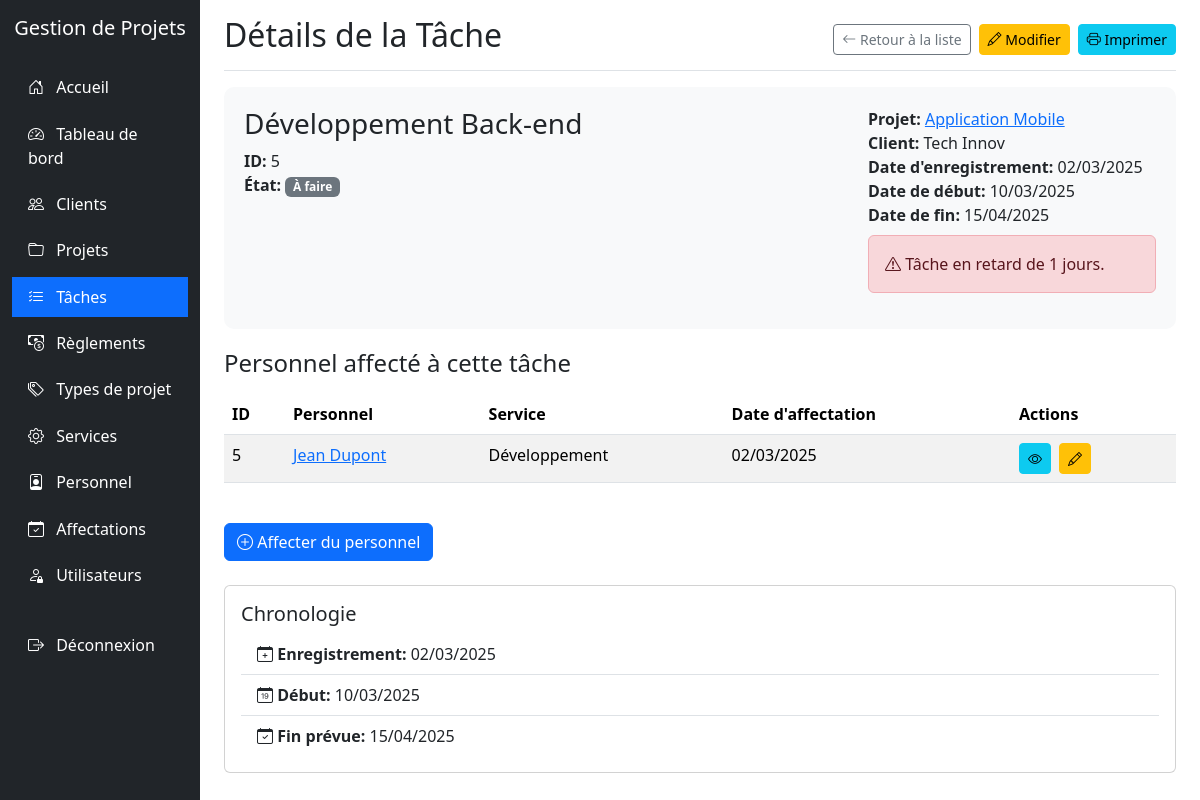
The page /taches/view.php?id=5 (signed in) on the database its author committed.
### tables this page shows
CREATE TABLE IF NOT EXISTS `tache` (
  `IdTache` int NOT NULL AUTO_INCREMENT,
  `LibelleTache` varchar(255) NOT NULL,
  `DateEnregTache` date DEFAULT NULL,
  `DateDebutTache` date DEFAULT NULL,
  `DateFinTache` date DEFAULT NULL,
  `EtatTache` int DEFAULT NULL,
  `IdProjet` int DEFAULT NULL,
  PRIMARY KEY (`IdTache`),
  KEY `IdProjet` (`IdProjet`),
  CONSTRAINT `tache_ibfk_1` FOREIGN KEY (`IdProjet`) REFERENCES `projet` (`IdProjet`)
);

CREATE TABLE IF NOT EXISTS `projet` (
  `IdProjet` int NOT NULL AUTO_INCREMENT,
  `TitreProjet` varchar(255) NOT NULL,
  `DescriptionProjet` varchar(255) DEFAULT NULL,
  `CoutProjet` int DEFAULT NULL,
  `DateDebutProjet` date DEFAULT NULL,
  `DateFinProjet` date DEFAULT NULL,
  `EtatProjet` int DEFAULT NULL,
  `IdClient` int DEFAULT NULL,
  `IdTypeProjet` int DEFAULT NULL,
  PRIMARY KEY (`IdProjet`),
  KEY `IdClient` (`IdClient`),
  KEY `IdTypeProjet` (`IdTypeProjet`),
  CONSTRAINT `projet_ibfk_1` FOREIGN KEY (`IdClient`) REFERENCES `client` (`IdClient`),
  CONSTRAINT `projet_ibfk_2` FOREIGN KEY (`IdTypeProjet`) REFERENCES `typeprojet` (`IdTypeProjet`)
);

CREATE TABLE IF NOT EXISTS `client` (
  `IdClient` int NOT NULL AUTO_INCREMENT,
  `NomClient` varchar(255) NOT NULL,
  `AdresseClient` varchar(255) DEFAULT NULL,
  `EmailClient` varchar(255) DEFAULT NULL,
  `TelClient` varchar(255) DEFAULT NULL,
  PRIMARY KEY (`IdClient`)
);

CREATE TABLE IF NOT EXISTS `affectation` (
  `IdAffectation` int NOT NULL AUTO_INCREMENT,
  `DateAffectation` date DEFAULT NULL,
  `HeureAffectation` time DEFAULT NULL,
  `FonctionAffectation` varchar(255) DEFAULT NULL,
  `MatriculePersonnel` varchar(255) DEFAULT NULL,
  `IdTache` int DEFAULT NULL,
  PRIMARY KEY (`IdAffectation`),
  KEY `MatriculePersonnel` (`MatriculePersonnel`),
  KEY `IdTache` (`IdTache`),
  CONSTRAINT `affectation_ibfk_1` FOREIGN KEY (`MatriculePersonnel`) REFERENCES `personnel` (`MatriculePersonnel`),
  CONSTRAINT `affectation_ibfk_2` FOREIGN KEY (`IdTache`) REFERENCES `tache` (`IdTache`)
);

CREATE TABLE IF NOT EXISTS `personnel` (
  `MatriculePersonnel` varchar(255) NOT NULL,
  `NomPersonnel` varchar(255) NOT NULL,
  `PrenomPersonnel` varchar(255) NOT NULL,
  `EmailPersonnel` varchar(255) DEFAULT NULL,
  `TelPersonnel` varchar(255) DEFAULT NULL,
  `CodeService` varchar(255) DEFAULT NULL,
  `CompetencesPersonnel` text,
  `CommentairesPersonnel` text,
  PRIMARY KEY (`MatriculePersonnel`),
  KEY `CodeService` (`CodeService`),
  CONSTRAINT `personnel_ibfk_1` FOREIGN KEY (`CodeService`) REFERENCES `service` (`CodeService`)
);

CREATE TABLE IF NOT EXISTS `service` (
  `CodeService` varchar(255) NOT NULL,
  `LibelleService` varchar(255) NOT NULL,
  `DescriptionService` text,
  PRIMARY KEY (`CodeService`)
);

### taches/view.php (the view, shortened to what this page needs)
<?php
require_once '../config.php';
$id = $_GET['id'];
$sql = "SELECT t.*, p.TitreProjet, c.NomClient
        FROM TACHE t
        JOIN PROJET p ON t.IdProjet = p.IdProjet
        JOIN CLIENT c ON p.IdClient = c.IdClient
        WHERE t.IdTache = $id";
$result = mysqli_query($conn, $sql);
$tache = mysqli_fetch_assoc($result);
$today = new DateTime();
$endDate = new DateTime($tache['DateFinTache']);
$interval = $today->diff($endDate);
$joursRestants = $interval->days;
$retard = $today > $endDate && $tache['EtatTache'] != 3 && $tache['EtatTache'] != 4;
$affectationsSql = "SELECT a.*, p.NomPersonnel, p.PrenomPersonnel, s.LibelleService
                    FROM AFFECTATION a
                    JOIN PERSONNEL p ON a.MatriculePersonnel = p.MatriculePersonnel
                    JOIN SERVICE s ON p.CodeService = s.CodeService
                    WHERE a.IdTache = $id";
$affectationsResult = mysqli_query($conn, $affectationsSql);
?>
<!DOCTYPE html>
<html lang="fr">
<head>
    <link href="../libs/bootstrap@5.3.0-alpha1/dist/css/bootstrap.min.css" rel="stylesheet">
    <link rel="stylesheet" href="../libs/bootstrap-icons-1.10.0/font/bootstrap-icons.css">
</head>
<body>
    <div class="container-fluid">
        <div class="row">
            <div class="col-md-3 col-lg-2 d-md-block sidebar collapse">
                <div class="position-sticky pt-3">
                    <div class="text-center mb-4">
                        <h5 class="text-white">Gestion de Projets</h5>
                    </div>
                    <ul class="nav flex-column">
                        <li class="nav-item">
                            <a class="nav-link" href="../index.php">
                                <i class="bi bi-house-door"></i> Accueil
                            </a>
                        </li>
                        <li class="nav-item">
                            <a class="nav-link" href="../dashboard/index.php">
                                <i class="bi bi-speedometer2"></i> Tableau de bord
                            </a>
                        </li>
                        <li class="nav-item">
                            <a class="nav-link" href="../clients/index.php">
                                <i class="bi bi-people"></i> Clients
                            </a>
                        </li>
                        <li class="nav-item">
                            <a class="nav-link" href="../projets/index.php">
                                <i class="bi bi-folder"></i> Projets
                            </a>
                        </li>
                        <li class="nav-item">
                            <a class="nav-link active" href="../taches/index.php">
                                <i class="bi bi-list-check"></i> Tâches
                            </a>
                        </li>
                        <li class="nav-item">
                            <a class="nav-link" href="../reglements/index.php">
                                <i class="bi bi-cash-coin"></i> Règlements
                            </a>
                        </li>
                        <li class="nav-item">
                            <a class="nav-link" href="../typesprojet/index.php">
                                <i class="bi bi-tags"></i> Types de projet
                            </a>
                        </li>
                        <li class="nav-item">
                            <a class="nav-link" href="../services/index.php">
                                <i class="bi bi-gear"></i> Services
                            </a>
                        </li>
                        <li class="nav-item">
                            <a class="nav-link" href="../personnel/index.php">
                                <i class="bi bi-person-badge"></i> Personnel
                            </a>
                        </li>
                        <li class="nav-item">
                            <a class="nav-link" href="../affectations/index.php">
                                <i class="bi bi-calendar-check"></i> Affectations
                            </a>
                        </li>
                        <?php if ($_SESSION['role'] == 'admin'): ?>
                        <li class="nav-item">
                            <a class="nav-link" href="../utilisateurs/index.php">
                                <i class="bi bi-person-lock"></i> Utilisateurs
                            </a>
                        </li>
                        <?php endif; ?>
                        <li class="nav-item mt-4">
                            <a class="nav-link" href="../logout.php">
                                <i class="bi bi-box-arrow-right"></i> Déconnexion
                            </a>
                        </li>
                    </ul>
                </div>
            </div>
            <div class="col-md-9 ms-sm-auto col-lg-10 px-md-4">
                <div class="d-flex justify-content-between flex-wrap flex-md-nowrap align-items-center pt-3 pb-2 mb-3 border-bottom">
                    <h1 class="h2">Détails de la Tâche</h1>
                    <div class="btn-toolbar mb-2 mb-md-0">
                        <a href="index.php" class="btn btn-sm btn-outline-secondary me-2">
                            <i class="bi bi-arrow-left"></i> Retour à la liste
                        </a>
                        <a href="edit.php?id=<?php echo $id; ?>" class="btn btn-sm btn-warning me-2">
                            <i class="bi bi-pencil"></i> Modifier
                        </a>
                        <button onclick="window.print()" class="btn btn-sm btn-info">
                            <i class="bi bi-printer"></i> Imprimer
                        </button>
                    </div>
                </div>
                <div class="tache-header">
                    <div class="row">
                        <div class="col-md-8">
                            <h3><?php echo htmlspecialchars($tache['LibelleTache']); ?></h3>
                            <p class="tache-info"><strong>ID:</strong> <?php echo $tache['IdTache']; ?></p>
                            <p class="tache-info">
                                <strong>État:</strong>
                                <?php
                                switch($tache['EtatTache']) {
                                    case 1: echo "<span class='badge bg-secondary'>À faire</span>"; break;
                                }
                                ?>
                            </p>
                        </div>
                        <div class="col-md-4">
                            <p class="tache-info"><strong>Projet:</strong> <a href="../projets/view.php?id=<?php echo $tache['IdProjet']; ?>"><?php echo htmlspecialchars($tache['TitreProjet']); ?></a></p>
                            <p class="tache-info"><strong>Client:</strong> <?php echo htmlspecialchars($tache['NomClient']); ?></p>
                            <p class="tache-info"><strong>Date d'enregistrement:</strong> <?php echo date('d/m/Y', strtotime($tache['DateEnregTache'])); ?></p>
                            <p class="tache-info"><strong>Date de début:</strong> <?php echo date('d/m/Y', strtotime($tache['DateDebutTache'])); ?></p>
                            <p class="tache-info"><strong>Date de fin:</strong> <?php echo date('d/m/Y', strtotime($tache['DateFinTache'])); ?></p>
                            <?php if ($retard): ?>
                            <div class="alert alert-danger mt-2">
                                <i class="bi bi-exclamation-triangle"></i> Tâche en retard de <?php echo $joursRestants; ?> jours.
                            </div>
                            <?php elseif ($tache['EtatTache'] != 3 && $tache['EtatTache'] != 4): ?>
                            <p class="tache-info"><strong>Jours restants:</strong> <?php echo $joursRestants; ?> jours</p>
                            <?php endif; ?>
                        </div>
                    </div>
                </div>
                <h4 class="mb-3">Personnel affecté à cette tâche</h4>
                <?php if (mysqli_num_rows($affectationsResult) > 0): ?>
                <div class="table-responsive">
                    <table class="table table-striped table-hover">
                        <thead>
                            <tr>
                                <th>ID</th>
                                <th>Personnel</th>
                                <th>Service</th>
                                <th>Date d'affectation</th>
                                <th class="no-print">Actions</th>
                            </tr>
                        </thead>
                        <tbody>
                            <?php while($affectation = mysqli_fetch_assoc($affectationsResult)): ?>
                            <tr>
                                <td><?php echo $affectation['IdAffectation']; ?></td>
                                <td>
                                    <a href="../personnel/view.php?id=<?php echo $affectation['MatriculePersonnel']; ?>">
                                        <?php echo htmlspecialchars($affectation['PrenomPersonnel'] . ' ' . $affectation['NomPersonnel']); ?>
                                    </a>
                                </td>
                                <td><?php echo htmlspecialchars($affectation['LibelleService']); ?></td>
                                <td><?php echo date('d/m/Y', strtotime($affectation['DateAffectation'])); ?></td>
                                <td class="no-print">
                                    <a href="../affectations/view.php?id=<?php echo $affectation['IdAffectation']; ?>" class="btn btn-sm btn-info me-1"><i class="bi bi-eye"></i></a>
                                    <a href="../affectations/edit.php?id=<?php echo $affectation['IdAffectation']; ?>" class="btn btn-sm btn-warning me-1"><i class="bi bi-pencil"></i></a>
                                </td>
                            </tr>
                            <?php endwhile; ?>
                        </tbody>
                    </table>
                </div>
                <?php else: ?>
                <div class="alert alert-info">
                    Aucun personnel affecté à cette tâche.
                </div>
                <?php endif; ?>
                <div class="mt-4 no-print">
                    <a href="../affectations/create.php?tache=<?php echo $id; ?>" class="btn btn-primary">
                        <i class="bi bi-plus-circle"></i> Affecter du personnel
                    </a>
                </div>
                <div class="card mt-4">
                    <div class="card-body">
                        <h5 class="card-title">Chronologie</h5>
                        <ul class="list-group list-group-flush">
                            <li class="list-group-item">
                                <i class="bi bi-calendar-plus"></i>
                                <strong>Enregistrement:</strong> <?php echo date('d/m/Y', strtotime($tache['DateEnregTache'])); ?>
                            </li>
                            <li class="list-group-item">
                                <i class="bi bi-calendar-date"></i>
                                <strong>Début:</strong> <?php echo date('d/m/Y', strtotime($tache['DateDebutTache'])); ?>
                            </li>
                            <li class="list-group-item">
                                <i class="bi bi-calendar-check"></i>
                                <strong>Fin prévue:</strong> <?php echo date('d/m/Y', strtotime($tache['DateFinTache'])); ?>
                            </li>
                        </ul>
                    </div>
                </div>
            </div>
        </div>
    </div>
</body>
</html>

### taches/view.php (style rules this page uses)
.sidebar { min-height: 100vh; background-color: #212529; }
.sidebar .nav-link { color: #fff; padding: 0.5rem 1rem; margin: 0.2rem 0; }
.sidebar .nav-link.active { background-color: #0d6efd; }
.sidebar .nav-link i { margin-right: 0.5rem; }
.tache-header { background-color: #f8f9fa; border-radius: 10px; padding: 20px; margin-bottom: 20px; }
.tache-info { margin-bottom: 0; }

### rows shown on the page
tache: LibelleTache "Développement Back-end", IdTache "5", IdProjet.TitreProjet "Application Mobile", client.NomClient "Tech Innov", DateEnregTache "02/03/2025", DateDebutTache "10/03/2025", DateFinTache "15/04/2025"
affectation: IdAffectation "5", MatriculePersonnel.NomPersonnel "Jean Dupont", service.LibelleService "Développement", DateAffectation "02/03/2025"
